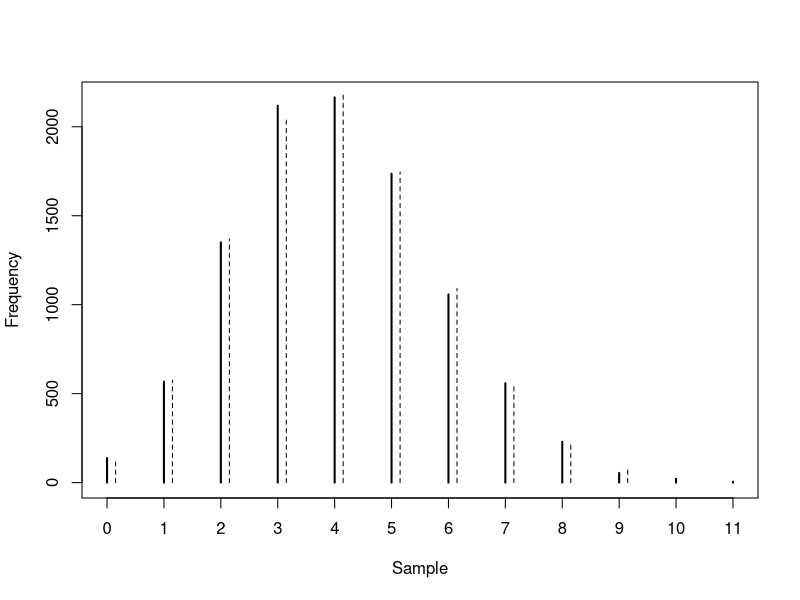

Generate this figure with R:
## generate a sample from a binomial 
## distribution with n=20, p=.20
Sample<-rbinom(10000,size=20,prob=.20)

# frequency table
table(Sample)
# bar plot 
plot(table(Sample),ylab="Frequency")
points(x=(0:9)+.15,
       dbinom(0:9,size=20,prob=.20)*10000,
       type="h",lty=2)

## table of the empirical distribution
p<-table(Sample)/10000
tProb<-dbinom(0:9,size=20,prob=.20)
se<-sqrt(p*(1-p)/10000)

probTable<-round(rbind(p,tProb,se),3)
probTable

